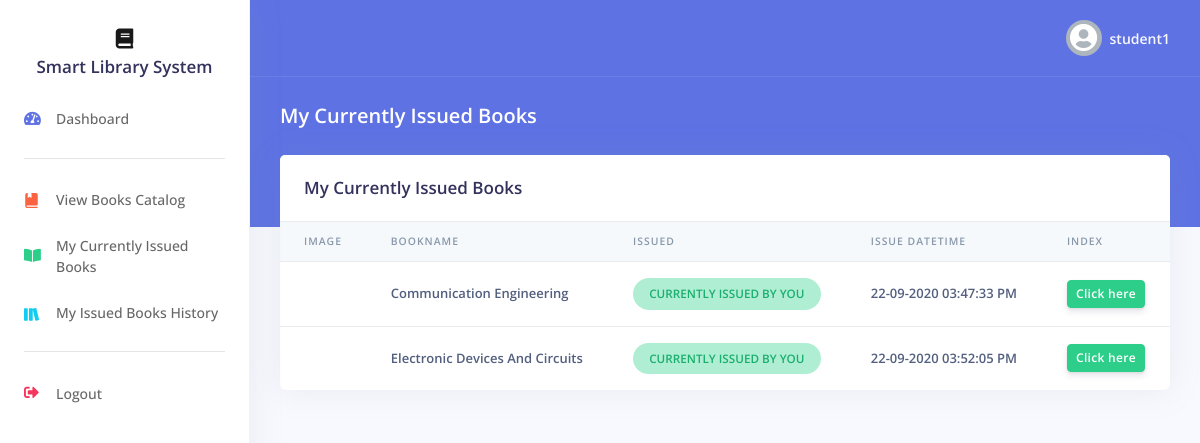
The app's page /student/myIssuedBooks.php (signed in) with its own data.
### tables this page shows
CREATE TABLE `books` (
  `id` int(11) NOT NULL,
  `book_name` varchar(64) NOT NULL,
  `book_rfid` varchar(64) NOT NULL,
  `issued_by_name` varchar(64) NOT NULL,
  `issued_by_rollno` varchar(64) NOT NULL,
  `issued_at` varchar(64) NOT NULL,
  `cover_img` varchar(64) NOT NULL,
  `indexpdf` varchar(64) NOT NULL
);

### student/myIssuedBooks.php (the view, shortened to what this page needs)
<?php
include("../includes/config.php");
$title = "My Currently Issued Books";
$sql = "SELECT * FROM books WHERE issued_by_rollno = '{$_SESSION['rollno']}'";
$result = $db->query($sql);
?>
<!DOCTYPE html>
<html>
<head>
    <?php
    include('../includes/incCSS.php');
    ?>
</head>
<body>
    <?php
    include('../includes/userNav.php');
    ?>
    <div class="header bg-primary pb-6">
        <div class="container-fluid">
            <div class="header-body">
                <div class="row align-items-center py-4">
                    <div class="col-lg-6 col-7">
                        <h6 class="h2 text-white d-inline-block mb-0"><?php
                                                                        echo $title;
                                                                        ?></h6>
                    </div>
                </div>
            </div>
        </div>
    </div>
    <div class="container-fluid mt--6">
        <div class="row">
            <div class="col">
                <div class="card">
                    <div class="card-header border-0">
                        <h3 class="mb-0"><?php
                                            echo $title;
                                            ?></h3>
                    </div>
                    <div class="table-responsive">
                        <table class="table align-items-center table-flush">
                            <thead class="thead-light">
                                <tr>
                                    <th scope="col" class="sort" >Image</th>
                                    <th scope="col" class="sort" >BookName</th>
                                    <th scope="col" class="sort" >Issued</th>
                                    <th scope="col" class="sort" >Issue DateTime</th>
                                    <th scope="col" class="sort" >Index</th>
                                </tr>
                            </thead>
                            <tbody class="list">
                                <?php
                                if ($result->num_rows > 0) {
                                    while ($row = $result->fetch_assoc()) {
                                        echo '<tr>';
                                        echo "<th><img class='tbimg' src='/booksimg/{$row["cover_img"]}' alt=''> </th>";
                                        echo "<th>{$row["book_name"]} </th>";
                                         echo '<th><span class="badge badge-pill badge-lg badge-success" style="font-size:90%;"> Currently Issued by You</span></th>';
                                         echo "<th>{$row["issued_at"]} </th>";
                                        echo "<th><a href='/bookspdf/{$row["indexpdf"]}' target='_blank' class='btn btn-success btn-sm'>Click here</a> </th>";
                                        echo '</tr>';
                                    }
                                } else {
                                    echo "<tr><th>no results found</th></tr>";
                                }
                                ?>
                            </tbody>
                        </table>
                    </div>
                </div>
            </div>
        </div>
    </div>
    </div>
</body>
</html>

### records on screen
books: book_name "Communication Engineering", issued_at "22-09-2020 03:47:33 PM"
books: book_name "Electronic Devices And Circuits", issued_at "22-09-2020 03:52:05 PM"

### other values on screen
$_SESSION['login_user'] "student1"
$title "My Currently Issued Books"
